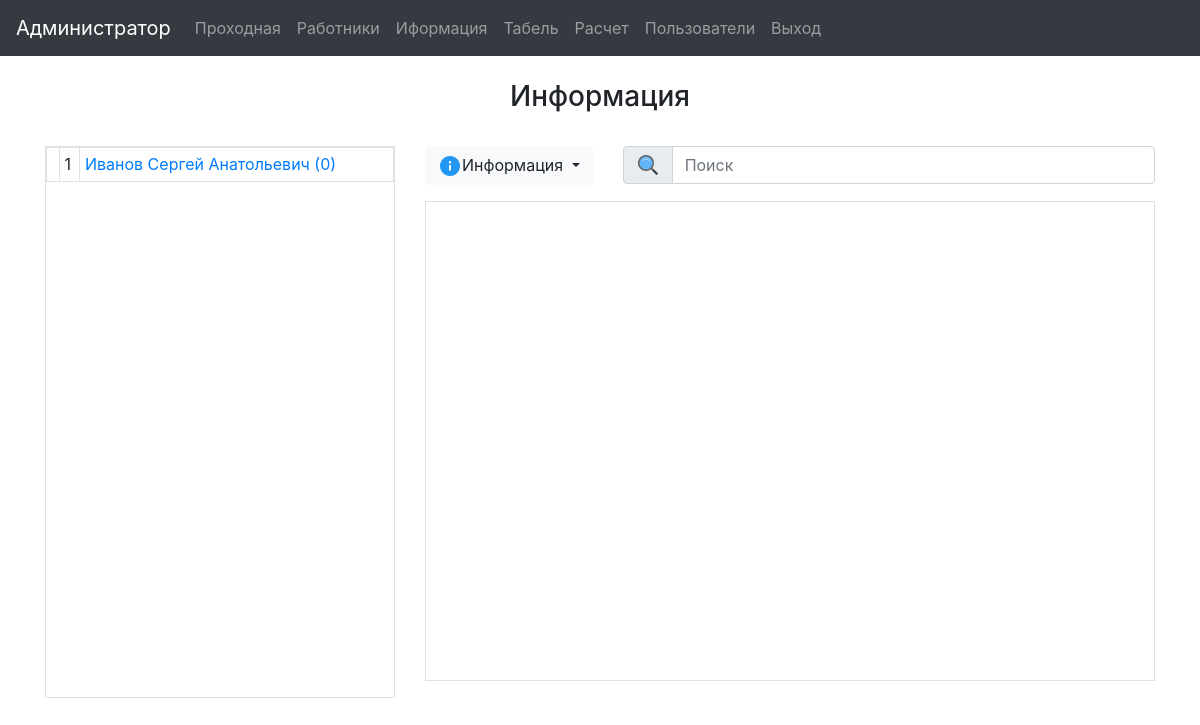
Screenshot of /info (signed in) with the database file from the repository.
### tables this page shows
CREATE TABLE `users` (
  `u_id` int(11) NOT NULL,
  `login` varchar(100) NOT NULL,
  `password` varchar(100) NOT NULL,
  `name` varchar(100) NOT NULL,
  `role` int(100) NOT NULL,
  `status` int(100) NOT NULL
);

CREATE TABLE `workers` (
  `w_id` int(11) NOT NULL,
  `name` varchar(100) NOT NULL,
  `surname` varchar(100) DEFAULT NULL,
  `father` varchar(100) NOT NULL,
  `code` varchar(100) NOT NULL,
  `commander` varchar(100) NOT NULL,
  `profession` int(100) NOT NULL,
  `smena` varchar(100) NOT NULL,
  `phone` varchar(100) DEFAULT NULL,
  `status` int(100) NOT NULL
);

### src/config/routes.php (called while the page is built)
<?php
return [
    'workers/view/([0-9]+)' => 'workers/view/$1',
    'workers/edit' => 'workers/edit',
    'workers/add' => 'workers/add',
    'workers/print' => 'workers/print',
    'workers/delete' => 'workers/delete',
    'workers' => 'workers/index',
    'security' => 'security/index',
    'info/exit/([0-9]+)/([0-9]+)' => 'info/exit/$1/$2',
    'info' => 'info/index',
    'table' => 'table/index',
    'money/close/([0-9]+)' => 'money/close/$1',
    'money/delete/([0-9]+)' => 'money/delete/$1',
    'money/add' => 'money/add',
    'money' => 'money/index',
    'users/add' => 'users/add',
    'users/edit/([0-9]+)' => 'users/edit/$1',
    'users/delete/([0-9]+)' => 'users/delete/$1',
    'users' => 'users/index',
    'login' => 'users/login',
    'exit' => 'users/exit',
    '' => 'users/login',
];

### src/index.php (called while the page is built, shortened)
<?php
$router = new Router();
$router->run();

### src/models/UsersModel.php (called while the page is built, shortened)
<?php
class UsersModel {
    public static function checkLogin()
    {
        if (isset($_SESSION['userId'])) {
            return $_SESSION['userId'];
        }
        return false;
    }
    public static function getInfoUsersById($u_id)
    {
        $db = DB::getConnection();
        $sql = 'SELECT * FROM users , role  WHERE role = r_id AND u_id = :id';
        $result = $db->prepare($sql);
        $result->execute([
            ':id' => $u_id,
        ]);
        $userInfo = [];
        while($row = $result->fetch()){
            $userInfo['id'] = $row['u_id'];
            $userInfo['name'] = $row['name'];
            $userInfo['login'] = $row['login'];
            $userInfo['password'] = $row['password'];
            $userInfo['role'] = $row['r_role'];
            $userInfo['status'] = $row['status'];
        }
        return $userInfo;
    }
    public static function checkUsersRole()
    {
        $u_id = self::checkLogin();
        if ($u_id !== false) {
            $userInfo = self::getInfoUsersById($u_id);
        } else {
            header("Location: /login");
        }
    }
}

### src/models/InfoModels.php (called while the page is built, shortened)
<?php
class InfoModels {
    public static function infoList()
    {
        $db = DB::getConnection();
        $sql = 'SELECT *  FROM workers WHERE commander = :commander ';
        $result = $db->prepare($sql);
        $result->execute([
            ':commander' => 0,
        ]);
        $infoList = [];
        if ($result) {
            $i = 0;
            while($row = $result->fetch()){
                $infoList[$i]['id'] = $row['w_id'];
                $infoList[$i]['name'] = $row['name'];
                $infoList[$i]['surname'] = $row['surname'];
                $infoList[$i]['father'] = $row['father'];
                $infoList[$i]['count'] = InfoModels::getWorkersCommandCount($row['w_id']);
                $infoList[$i]['command'] = InfoModels::getWorkersCommand($row['w_id']);
                $i++;
            }
        }
        return $infoList;
    }
    public static function getWorkersCommandCount($id)
    {
        $db = DB::getConnection();
        $sql = 'SELECT count(*) FROM workers, info WHERE commander = :id AND status = :status AND w_id = worker AND flag = :flag';
        $result = $db->prepare($sql);
        $result->execute([
            ':id' => $id,
            ':status' => 1,
            ':flag' => 1,
        ]);
        $countWorkerCommand = $result->fetchColumn();
        return $countWorkerCommand;
    }
    public static function getWorkersCommand($id)
    {
        $db = DB::getConnection();
        $workerCommand = [];
        $sql = 'SELECT  commander, name, surname, father, status, w_id, worker, flag   FROM workers, info WHERE commander = :id AND status = :status AND w_id = worker AND flag = :flag';
        $result = $db->prepare($sql, array(PDO::ATTR_CURSOR => PDO::CURSOR_FWDONLY));;
        $result->execute([
            ':id' => $id,
            ':status' => 1,
            ':flag' => 1,
        ]);
        return $workerCommand;
    }
}

### src/views/info/infoIndex.php (the view, shortened to what this page needs)
<?php include_once ROOT. '/views/layouts/header.php'; ?>
<div class="container" >
    <h3 class="text-center" >Информация</h3><br>
    <div class="row">
        <div class="col-lg-4 mb-2">
            <div class="border " style="height: 69vh; overflow-y: scroll; overflow-x: hidden;">
                <table class="table  table-hover table-responsive-lg table-sm table-bordered">
                    <tbody>
                    <?php $i1 = 1;
                        foreach ($infoList as $key => $commander) { ?>
                            <tr>
                                <td data-toggle="collapse" data-target="#collapseExample<?= $commander['id'] ?>">
                                </td>
                                <td><?php echo $i1++; ?></td>
                                <td>
                                    <a href="/workers/view/<?php echo $commander['id']; ?>">
                                        <?php echo $commander['surname'].' '.$commander['name'].' '
                                                . ''.$commander['father'].' ('.$commander['count'].')'; ?>
                                    </a>
                                </td>
                            </tr>
                    <?php
                        $i2 = 1;
                        foreach ($commander['command'] as $key => $command) { ?>
                            <tr class="collapse" id="collapseExample<?php echo $commander['id']; ?>" >
                                <td></td>
                                <td><?php echo $i2++; ?></td>
                                <td>
                                    <a href="/workers/view/<?php echo $command['id']; ?>">
                                        <?php echo $command['surname'].' '.$command['name'].' '.$command['father']; ?>
                                    </a>
                                </td>
                            </tr>
                    <?php } } ?>
                    </tbody>
                </table>
            </div>
        </div>
        <div class="col-lg-8 " >
            <div class="row">
                <div class="col-auto " >
                    <div class="form-group ">
                        <button type="button" class="btn  btn-light  dropdown-toggle" data-toggle="dropdown" aria-haspopup="true" aria-expanded="false">
                            <img src="/template/img/info.png" alt="">Информация
                        </button>
                    </div>
                </div>
                <div class="col-lg">
                    <div class="input-group mb-2">
                        <div class="input-group-prepend">
                            <div class="input-group-text">
                                <img src="/template/img/search.png" alt="">
                            </div>
                        </div>
                        <input type="text" id="search" placeholder="Поиск" class="form-control">
                    </div>
                </div>
            </div>
            <div class="row">
                <div class="col-lg">
                    <div class="border" style="height: 60vh; overflow-x: scroll; ">
                    </div>
                </div>
            </div>
        </div>
    </div>
</div>
<?php include_once ROOT. '/views/layouts/footer.php'; ?>

### src/components/Router.php (shortened to what this page needs)
<?php
class Router {
    private  $routes;
    public function __construct() {
        $routesPath = ROOT.'/config/routes.php';
        $this->routes = include($routesPath);
    }
    public function run() {
        $uri = $this->getURI();
        foreach ($this->routes as $uriPattern => $path){
            if(preg_match("~$uriPattern~",  $uri)) {
                $internalRooute = preg_replace("~$uriPattern~", $path, $uri);
                $segments = explode('/', $internalRooute);
                $controllerName = array_shift($segments).'Controller';
                $actionName = 'action'.ucfirst(array_shift($segments));
                $parameters = $segments;
                $controllerObject = new $controllerName;
                $result = call_user_func_array(array($controllerObject, $actionName), $parameters);
                if($result != null) {
                    break;
                } else {
                    break;
                }
            }
        }
    }
    private function getURI(){
        if(!empty($_SERVER['REQUEST_URI'])) {
            return trim($_SERVER['REQUEST_URI'], '/');
        }
    }
}

### src/views/layouts/header.php (shortened to what this page needs)
<!DOCTYPE html>
<html lang="ru">
<head>
    <link rel="stylesheet" href="/template/css/bootstrap.min.css">
</head>
<body>
<?php
    if(isset($_SESSION['userId']))
    {
        $infoUsers = UsersModel::getInfoUsersById($_SESSION['userId']);
    }
?>
<nav class="navbar  navbar-expand-lg  navbar-dark bg-dark"  >
    <div class="navbar-brand" >
        <?= $infoUsers['name']?>
    </div>
    <div class="collapse navbar-collapse" id="navbarSupportedContent">
        <ul class="navbar-nav mr-auto">
        <?php
            $array = [
                'admin' => [
                    'Проходная' => '/security',
                    'Работники' => '/workers',
                    'Иформация' => '/info',
                    'Табель' => '/table',
                    'Расчет' => '/money',
                    'Пользователи' => '/users',
                ],
                'moderator' => [
                    'Работники' => '/workers',
                    'Иформация' => '/info',
                    'Табель' => '/table',
                ],
                'security' => [
                    'Проходная' => '/security',
                    'Иформация' => '/info',
                ],
                'view' => [
                    'Работники' => '/workers',
                    'Иформация' => '/info',
                    'Табель' => '/table',
                    'Расчет' => '/money',
                ],
            ];
            foreach ($array as $key => $value) {
                if($key == $infoUsers['role']){
                    foreach ($value as $name => $src) {
                        echo '<li class="nav-item "><a class="nav-link" href="'.$src.'">'.$name.'</a></li>';
                    }
                }
            }
        ?>
            <li class="nav-item ">
                <a class="nav-link" href="/exit">Выход</a>
            </li>
        </ul>
    </div>
</nav>
<br>

### rows the page displays
users: name "Администратор", name "Проходная", name "Работники", name "Иформация", name "Табель", name "Расчет", name "Пользователи"
workers: surname "Иванов", name "Сергей", father "Анатольевич", commander "0"
